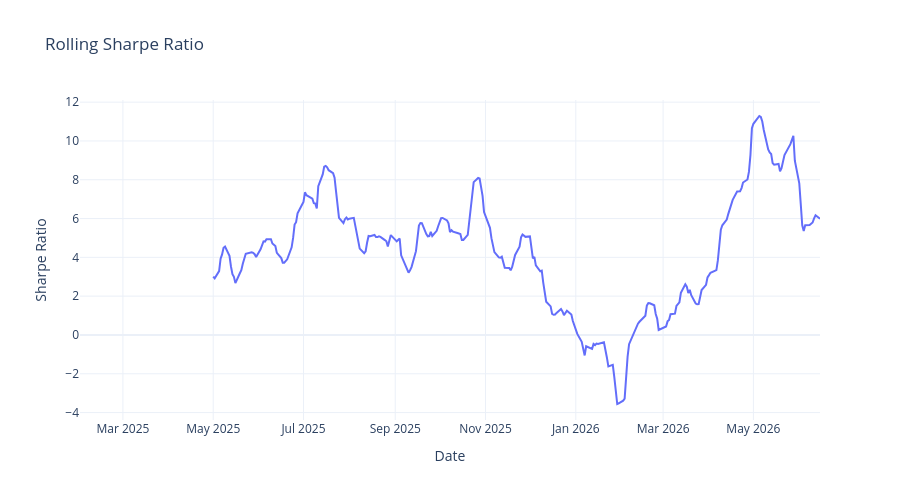

Write notebook code for a chart like this one.
### Code cell
# ============================================================
# CELL 16: Rolling Sharpe Ratio
# ============================================================

rolling_sharpe = (
    backtest["strategy_return"].rolling(63).mean()
    / backtest["strategy_return"].rolling(63).std()
) * np.sqrt(252)

fig = go.Figure()

fig.add_trace(go.Scatter(
    x=rolling_sharpe.index,
    y=rolling_sharpe,
    mode="lines",
    name="63-Day Rolling Sharpe"
))

fig.update_layout(
    title="Rolling Sharpe Ratio",
    xaxis_title="Date",
    yaxis_title="Sharpe Ratio",
    template="plotly_white",
    height=500
)

fig.show()

### Figure 1 — Plotly figure (JSON) as saved in the notebook; plotly's stock layout.template omitted (floating-point values rounded to 4 significant figures; data arrays with more than 128 entries replaced by an {"elided": "..."} marker saying what was removed)
{"data": [{"mode": "lines", "name": "63-Day Rolling Sharpe", "type": "scatter", "x": {"elided": "344 str values"}, "y": {"elided": "344 float values"}}], "layout": {"height": 500, "title": {"text": "Rolling Sharpe Ratio"}, "xaxis": {"title": {"text": "Date"}}, "yaxis": {"title": {"text": "Sharpe Ratio"}}}}
